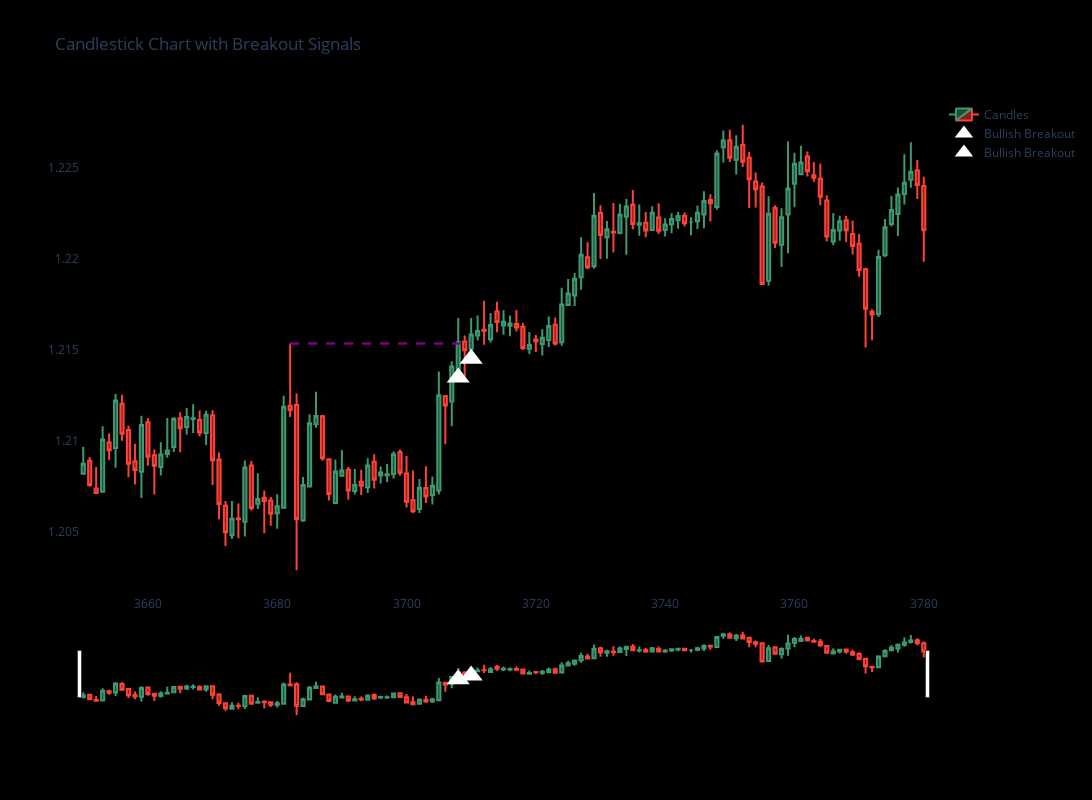

Notebook code cell kept with this figure:
### Code cell
plot_breakouts_with_candles(df, start_idx=3650, end_idx=3780)

### Figure 1 — Plotly figure (JSON) as saved in the notebook; plotly's stock layout.template omitted (floating-point values rounded to 4 significant figures; data arrays with more than 128 entries replaced by an {"elided": "..."} marker saying what was removed)
{"data": [{"close": {"elided": "131 float values"}, "high": {"elided": "131 float values"}, "low": {"elided": "131 float values"}, "name": "Candles", "open": {"elided": "131 float values"}, "type": "candlestick", "x": {"elided": "131 int values"}}, {"marker": {"color": "white", "size": 20, "symbol": "triangle-up"}, "mode": "markers", "name": "Bullish Breakout", "type": "scatter", "x": [3708], "y": [1.213]}, {"marker": {"color": "white", "size": 20, "symbol": "triangle-up"}, "mode": "markers", "name": "Bullish Breakout", "type": "scatter", "x": [3710], "y": [1.214]}], "layout": {"height": 800, "paper_bgcolor": "black", "plot_bgcolor": "black", "shapes": [{"line": {"color": "purple", "dash": "dash"}, "type": "line", "x0": 3682, "x1": 3708, "y0": 1.215, "y1": 1.215}, {"line": {"color": "purple", "dash": "dash"}, "type": "line", "x0": 3682, "x1": 3710, "y0": 1.215, "y1": 1.215}], "title": {"text": "Candlestick Chart with Breakout Signals"}, "width": 1200, "xaxis": {"showgrid": false}, "yaxis": {"showgrid": false}}}
